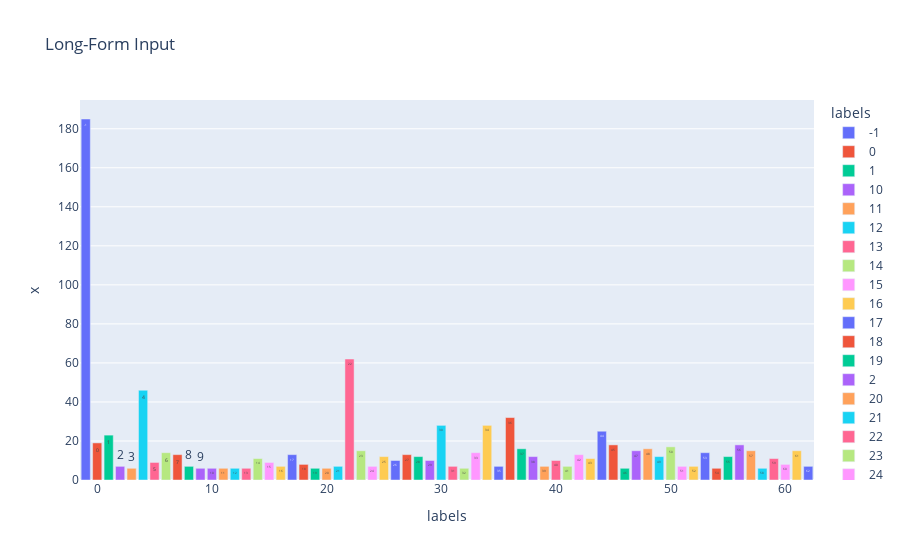

The code cell stored with this chart in its notebook:
### Code cell
result.labels = result.labels.astype(str)
top_3_words_per_topic.Topic = top_3_words_per_topic.Topic.astype(str)
results = pd.merge(result, top_3_words_per_topic, how='left', left_on="labels",right_on="Topic")
results.groupby(['labels',"top_n_words"]).count()

fig = px.bar(results.groupby(['labels',"top_n_words"]).count().reset_index(), x="labels", y="x",text="labels", color="labels",hover_name="top_n_words",title="Long-Form Input")
fig.update_layout(
     height=250)

fig.show()

### Figure 1 — Plotly figure (JSON) as saved in the notebook; plotly's stock layout.template omitted (floating-point values rounded to 4 significant figures)
{"data": [{"alignmentgroup": "True", "hovertemplate": "<b>%{hovertext}</b><br><br>labels=%{text}<br>x=%{y}<extra></extra>", "hovertext": ["ich | jahre | bild | zum | als"], "legendgroup": "-1", "marker": {"color": "#636efa"}, "name": "-1", "offsetgroup": "-1", "orientation": "v", "showlegend": true, "text": ["-1"], "textposition": "auto", "type": "bar", "x": ["-1"], "xaxis": "x", "y": [185], "yaxis": "y"}, {"alignmentgroup": "True", "hovertemplate": "<b>%{hovertext}</b><br><br>labels=%{text}<br>x=%{y}<extra></extra>", "hovertext": ["zverev | open | us | thiem | alexander"], "legendgroup": "0", "marker": {"color": "#EF553B"}, "name": "0", "offsetgroup": "0", "orientation": "v", "showlegend": true, "text": ["0"], "textposition": "auto", "type": "bar", "x": ["0"], "xaxis": "x", "y": [19], "yaxis": "y"}, {"alignmentgroup": "True", "hovertemplate": "<b>%{hovertext}</b><br><br>labels=%{text}<br>x=%{y}<extra></extra>", "hovertext": ["fahrer | verletzt | unfall | autobahn | schwer"], "legendgroup": "1", "marker": {"color": "#00cc96"}, "name": "1", "offsetgroup": "1", "orientation": "v", "showlegend": true, "text": ["1"], "textposition": "auto", "type": "bar", "x": ["1"], "xaxis": "x", "y": [23], "yaxis": "y"}, {"alignmentgroup": "True", "hovertemplate": "<b>%{hovertext}</b><br><br>labels=%{text}<br>x=%{y}<extra></extra>", "hovertext": ["stellen | lastwagenbauer | streichen | porsche | vw"], "legendgroup": "10", "marker": {"color": "#ab63fa"}, "name": "10", "offsetgroup": "10", "orientation": "v", "showlegend": true, "text": ["10"], "textposition": "auto", "type": "bar", "x": ["10"], "xaxis": "x", "y": [6], "yaxis": "y"}, {"alignmentgroup": "True", "hovertemplate": "<b>%{hovertext}</b><br><br>labels=%{text}<br>x=%{y}<extra></extra>", "hovertext": ["kämna | tour | france | de | schachmann"], "legendgroup": "11", "marker": {"color": "#FFA15A"}, "name": "11", "offsetgroup": "11", "orientation": "v", "showlegend": true, "text": ["11"], "textposition": "auto", "type": "bar", "x": ["11"], "xaxis": "x", "y": [6], "yaxis": "y"}, {"alignmentgroup": "True", "hovertemplate": "<b>%{hovertext}</b><br><br>labels=%{text}<br>x=%{y}<extra></extra>", "hovertext": ["bailey | leon | ibrahimovic | rose | jamaika"], "legendgroup": "12", "marker": {"color": "#19d3f3"}, "name": "12", "offsetgroup": "12", "orientation": "v", "showlegend": true, "text": ["12"], "textposition": "auto", "type": "bar", "x": ["12"], "xaxis": "x", "y": [6], "yaxis": "y"}, {"alignmentgroup": "True", "hovertemplate": "<b>%{hovertext}</b><br><br>labels=%{text}<br>x=%{y}<extra></extra>", "hovertext": ["kalifornien | brände | waldbrände | flammen | smog"], "legendgroup": "13", "marker": {"color": "#FF6692"}, "name": "13", "offsetgroup": "13", "orientation": "v", "showlegend": true, "text": ["13"], "textposition": "auto", "type": "bar", "x": ["13"], "xaxis": "x", "y": [6], "yaxis": "y"}, {"alignmentgroup": "True", "hovertemplate": "<b>%{hovertext}</b><br><br>labels=%{text}<br>x=%{y}<extra></extra>", "hovertext": ["vettel | aston | martin | formel | sebastian"], "legendgroup": "14", "marker": {"color": "#B6E880"}, "name": "14", "offsetgroup": "14", "orientation": "v", "showlegend": true, "text": ["14"], "textposition": "auto", "type": "bar", "x": ["14"], "xaxis": "x", "y": [11], "yaxis": "y"}, {"alignmentgroup": "True", "hovertemplate": "<b>%{hovertext}</b><br><br>labels=%{text}<br>x=%{y}<extra></extra>", "hovertext": ["ferrari | rennen | formel | rossi | mick"], "legendgroup": "15", "marker": {"color": "#FF97FF"}, "name": "15", "offsetgroup": "15", "orientation": "v", "showlegend": true, "text": ["15"], "textposition": "auto", "type": "bar", "x": ["15"], "xaxis": "x", "y": [9], "yaxis": "y"}, {"alignmentgroup": "True", "hovertemplate": "<b>%{hovertext}</b><br><br>labels=%{text}<br>x=%{y}<extra></extra>", "hovertext": ["mugello | formel | rast | dtm | massencrash"], "legendgroup": "16", "marker": {"color": "#FECB52"}, "name": "16", "offsetgroup": "16", "orientation": "v", "showlegend": true, "text": ["16"], "textposition": "auto", "type": "bar", "x": ["16"], "xaxis": "x", "y": [7], "yaxis": "y"}, {"alignmentgroup": "True", "hovertemplate": "<b>%{hovertext}</b><br><br>labels=%{text}<br>x=%{y}<extra></extra>", "hovertext": ["schick | leverkusen | norderstedt | bosz | fortuna"], "legendgroup": "17", "marker": {"color": "#636efa"}, "name": "17", "offsetgroup": "17", "orientation": "v", "showlegend": true, "text": ["17"], "textposition": "auto", "type": "bar", "x": ["17"], "xaxis": "x", "y": [13], "yaxis": "y"}, {"alignmentgroup": "True", "hovertemplate": "<b>%{hovertext}</b><br><br>labels=%{text}<br>x=%{y}<extra></extra>", "hovertext": ["freimarkt | senat | sonntage | werft | meyer"], "legendgroup": "18", "marker": {"color": "#EF553B"}, "name": "18", "offsetgroup": "18", "orientation": "v", "showlegend": true, "text": ["18"], "textposition": "auto", "type": "bar", "x": ["18"], "xaxis": "x", "y": [8], "yaxis": "y"}, {"alignmentgroup": "True", "hovertemplate": "<b>%{hovertext}</b><br><br>labels=%{text}<br>x=%{y}<extra></extra>", "hovertext": ["herrmann | sobottka | kießling | terodde | simon"], "legendgroup": "19", "marker": {"color": "#00cc96"}, "name": "19", "offsetgroup": "19", "orientation": "v", "showlegend": true, "text": ["19"], "textposition": "auto", "type": "bar", "x": ["19"], "xaxis": "x", "y": [6], "yaxis": "y"}, {"alignmentgroup": "True", "hovertemplate": "<b>%{hovertext}</b><br><br>labels=%{text}<br>x=%{y}<extra></extra>", "hovertext": ["ernst | august | prinz | auflagen | hannover"], "legendgroup": "2", "marker": {"color": "#ab63fa"}, "name": "2", "offsetgroup": "2", "orientation": "v", "showlegend": true, "text": ["2"], "textposition": "auto", "type": "bar", "x": ["2"], "xaxis": "x", "y": [7], "yaxis": "y"}, {"alignmentgroup": "True", "hovertemplate": "<b>%{hovertext}</b><br><br>labels=%{text}<br>x=%{y}<extra></extra>", "hovertext": ["neuinfektionen | mallorca | frankreich | gesundheitsministerium | reisewarnungen"], "legendgroup": "20", "marker": {"color": "#FFA15A"}, "name": "20", "offsetgroup": "20", "orientation": "v", "showlegend": true, "text": ["20"], "textposition": "auto", "type": "bar", "x": ["20"], "xaxis": "x", "y": [6], "yaxis": "y"}, {"alignmentgroup": "True", "hovertemplate": "<b>%{hovertext}</b><br><br>labels=%{text}<br>x=%{y}<extra></extra>", "hovertext": ["amos | osaka | misses | tori | germany"], "legendgroup": "21", "marker": {"color": "#19d3f3"}, "name": "21", "offsetgroup": "21", "orientation": "v", "showlegend": true, "text": ["21"], "textposition": "auto", "type": "bar", "x": ["21"], "xaxis": "x", "y": [7], "yaxis": "y"}, {"alignmentgroup": "True", "hovertemplate": "<b>%{hovertext}</b><br><br>labels=%{text}<br>x=%{y}<extra></extra>", "hovertext": ["fc | mio | hoeneß | alaba | köln"], "legendgroup": "22", "marker": {"color": "#FF6692"}, "name": "22", "offsetgroup": "22", "orientation": "v", "showlegend": true, "text": ["22"], "textposition": "auto", "type": "bar", "x": ["22"], "xaxis": "x", "y": [62], "yaxis": "y"}, {"alignmentgroup": "True", "hovertemplate": "<b>%{hovertext}</b><br><br>labels=%{text}<br>x=%{y}<extra></extra>", "hovertext": ["bundeswehr | heckler | feldwebelin | guth | afd"], "legendgroup": "23", "marker": {"color": "#B6E880"}, "name": "23", "offsetgroup": "23", "orientation": "v", "showlegend": true, "text": ["23"], "textposition": "auto", "type": "bar", "x": ["23"], "xaxis": "x", "y": [15], "yaxis": "y"}, {"alignmentgroup": "True", "hovertemplate": "<b>%{hovertext}</b><br><br>labels=%{text}<br>x=%{y}<extra></extra>", "hovertext": ["urlaub | reisen | kann | risikogebiet | herbsturlaub"], "legendgroup": "24", "marker": {"color": "#FF97FF"}, "name": "24", "offsetgroup": "24", "orientation": "v", "showlegend": true, "text": ["24"], "textposition": "auto", "type": "bar", "x": ["24"], "xaxis": "x", "y": [7], "yaxis": "y"}, {"alignmentgroup": "True", "hovertemplate": "<b>%{hovertext}</b><br><br>labels=%{text}<br>x=%{y}<extra></extra>", "hovertext": ["pfanne | pfeiffer | salat | hab | ich"], "legendgroup": "25", "marker": {"color": "#FECB52"}, "name": "25", "offsetgroup": "25", "orientation": "v", "showlegend": true, "text": ["25"], "textposition": "auto", "type": "bar", "x": ["25"], "xaxis": "x", "y": [12], "yaxis": "y"}, {"alignmentgroup": "True", "hovertemplate": "<b>%{hovertext}</b><br><br>labels=%{text}<br>x=%{y}<extra></extra>", "hovertext": ["hunde | lotta | hündin | verwahrloste | supermarkt"], "legendgroup": "26", "marker": {"color": "#636efa"}, "name": "26", "offsetgroup": "26", "orientation": "v", "showlegend": true, "text": ["26"], "textposition": "auto", "type": "bar", "x": ["26"], "xaxis": "x", "y": [10], "yaxis": "y"}, {"alignmentgroup": "True", "hovertemplate": "<b>%{hovertext}</b><br><br>labels=%{text}<br>x=%{y}<extra></extra>", "hovertext": ["fifa | dost | silva | sancho | ratings"], "legendgroup": "27", "marker": {"color": "#EF553B"}, "name": "27", "offsetgroup": "27", "orientation": "v", "showlegend": true, "text": ["27"], "textposition": "auto", "type": "bar", "x": ["27"], "xaxis": "x", "y": [13], "yaxis": "y"}, {"alignmentgroup": "True", "hovertemplate": "<b>%{hovertext}</b><br><br>labels=%{text}<br>x=%{y}<extra></extra>", "hovertext": ["laubsauger | kind | oder | gibt | tun"], "legendgroup": "28", "marker": {"color": "#00cc96"}, "name": "28", "offsetgroup": "28", "orientation": "v", "showlegend": true, "text": ["28"], "textposition": "auto", "type": "bar", "x": ["28"], "xaxis": "x", "y": [12], "yaxis": "y"}, {"alignmentgroup": "True", "hovertemplate": "<b>%{hovertext}</b><br><br>labels=%{text}<br>x=%{y}<extra></extra>", "hovertext": ["fans | zuschauer | erlaubt | dürfen | stehplätze"], "legendgroup": "29", "marker": {"color": "#ab63fa"}, "name": "29", "offsetgroup": "29", "orientation": "v", "showlegend": true, "text": ["29"], "textposition": "auto", "type": "bar", "x": ["29"], "xaxis": "x", "y": [10], "yaxis": "y"}, {"alignmentgroup": "True", "hovertemplate": "<b>%{hovertext}</b><br><br>labels=%{text}<br>x=%{y}<extra></extra>", "hovertext": ["wahl | laschet | winkmann | merz | kossiski"], "legendgroup": "3", "marker": {"color": "#FFA15A"}, "name": "3", "offsetgroup": "3", "orientation": "v", "showlegend": true, "text": ["3"], "textposition": "auto", "type": "bar", "x": ["3"], "xaxis": "x", "y": [6], "yaxis": "y"}, {"alignmentgroup": "True", "hovertemplate": "<b>%{hovertext}</b><br><br>labels=%{text}<br>x=%{y}<extra></extra>", "hovertext": ["studie | corona | milliarden | geld | streeck"], "legendgroup": "30", "marker": {"color": "#19d3f3"}, "name": "30", "offsetgroup": "30", "orientation": "v", "showlegend": true, "text": ["30"], "textposition": "auto", "type": "bar", "x": ["30"], "xaxis": "x", "y": [28], "yaxis": "y"}, {"alignmentgroup": "True", "hovertemplate": "<b>%{hovertext}</b><br><br>labels=%{text}<br>x=%{y}<extra></extra>", "hovertext": ["schweinepest | brandenburg | schweinefleisch | china | afrikanische"], "legendgroup": "31", "marker": {"color": "#FF6692"}, "name": "31", "offsetgroup": "31", "orientation": "v", "showlegend": true, "text": ["31"], "textposition": "auto", "type": "bar", "x": ["31"], "xaxis": "x", "y": [7], "yaxis": "y"}, {"alignmentgroup": "True", "hovertemplate": "<b>%{hovertext}</b><br><br>labels=%{text}<br>x=%{y}<extra></extra>", "hovertext": ["brünker | jänicke | civa | sirch | lok"], "legendgroup": "32", "marker": {"color": "#B6E880"}, "name": "32", "offsetgroup": "32", "orientation": "v", "showlegend": true, "text": ["32"], "textposition": "auto", "type": "bar", "x": ["32"], "xaxis": "x", "y": [6], "yaxis": "y"}, {"alignmentgroup": "True", "hovertemplate": "<b>%{hovertext}</b><br><br>labels=%{text}<br>x=%{y}<extra></extra>", "hovertext": ["nagelsmann | eberwein | klauß | schuhen | bartels"], "legendgroup": "33", "marker": {"color": "#FF97FF"}, "name": "33", "offsetgroup": "33", "orientation": "v", "showlegend": true, "text": ["33"], "textposition": "auto", "type": "bar", "x": ["33"], "xaxis": "x", "y": [14], "yaxis": "y"}, {"alignmentgroup": "True", "hovertemplate": "<b>%{hovertext}</b><br><br>labels=%{text}<br>x=%{y}<extra></extra>", "hovertext": ["prozess | metzelder | mutter | soll | wegen"], "legendgroup": "34", "marker": {"color": "#FECB52"}, "name": "34", "offsetgroup": "34", "orientation": "v", "showlegend": true, "text": ["34"], "textposition": "auto", "type": "bar", "x": ["34"], "xaxis": "x", "y": [28], "yaxis": "y"}, {"alignmentgroup": "True", "hovertemplate": "<b>%{hovertext}</b><br><br>labels=%{text}<br>x=%{y}<extra></extra>", "hovertext": ["uniklinik | hacker | hackerangriff | tiktok | microsoft"], "legendgroup": "35", "marker": {"color": "#636efa"}, "name": "35", "offsetgroup": "35", "orientation": "v", "showlegend": true, "text": ["35"], "textposition": "auto", "type": "bar", "x": ["35"], "xaxis": "x", "y": [7], "yaxis": "y"}, {"alignmentgroup": "True", "hovertemplate": "<b>%{hovertext}</b><br><br>labels=%{text}<br>x=%{y}<extra></extra>", "hovertext": ["pokal | ulm | runde | aue | führung"], "legendgroup": "36", "marker": {"color": "#EF553B"}, "name": "36", "offsetgroup": "36", "orientation": "v", "showlegend": true, "text": ["36"], "textposition": "auto", "type": "bar", "x": ["36"], "xaxis": "x", "y": [32], "yaxis": "y"}, {"alignmentgroup": "True", "hovertemplate": "<b>%{hovertext}</b><br><br>labels=%{text}<br>x=%{y}<extra></extra>", "hovertext": ["hsv | leistner | dynamo | dresden | zuschauer"], "legendgroup": "37", "marker": {"color": "#00cc96"}, "name": "37", "offsetgroup": "37", "orientation": "v", "showlegend": true, "text": ["37"], "textposition": "auto", "type": "bar", "x": ["37"], "xaxis": "x", "y": [16], "yaxis": "y"}, {"alignmentgroup": "True", "hovertemplate": "<b>%{hovertext}</b><br><br>labels=%{text}<br>x=%{y}<extra></extra>", "hovertext": ["chemie | fc | arambasic | stpauli | nietfeld"], "legendgroup": "38", "marker": {"color": "#ab63fa"}, "name": "38", "offsetgroup": "38", "orientation": "v", "showlegend": true, "text": ["38"], "textposition": "auto", "type": "bar", "x": ["38"], "xaxis": "x", "y": [12], "yaxis": "y"}, {"alignmentgroup": "True", "hovertemplate": "<b>%{hovertext}</b><br><br>labels=%{text}<br>x=%{y}<extra></extra>", "hovertext": ["zebrastreifen | radfahrer | bkä | schufa | straßenstrich"], "legendgroup": "39", "marker": {"color": "#FFA15A"}, "name": "39", "offsetgroup": "39", "orientation": "v", "showlegend": true, "text": ["39"], "textposition": "auto", "type": "bar", "x": ["39"], "xaxis": "x", "y": [7], "yaxis": "y"}, {"alignmentgroup": "True", "hovertemplate": "<b>%{hovertext}</b><br><br>labels=%{text}<br>x=%{y}<extra></extra>", "hovertext": ["nawalny | trump | politik | nord | stream"], "legendgroup": "4", "marker": {"color": "#19d3f3"}, "name": "4", "offsetgroup": "4", "orientation": "v", "showlegend": true, "text": ["4"], "textposition": "auto", "type": "bar", "x": ["4"], "xaxis": "x", "y": [46], "yaxis": "y"}, {"alignmentgroup": "True", "hovertemplate": "<b>%{hovertext}</b><br><br>labels=%{text}<br>x=%{y}<extra></extra>", "hovertext": ["lehrer | schüler | getestet | quarantäne | positiv"], "legendgroup": "40", "marker": {"color": "#FF6692"}, "name": "40", "offsetgroup": "40", "orientation": "v", "showlegend": true, "text": ["40"], "textposition": "auto", "type": "bar", "x": ["40"], "xaxis": "x", "y": [10], "yaxis": "y"}, {"alignmentgroup": "True", "hovertemplate": "<b>%{hovertext}</b><br><br>labels=%{text}<br>x=%{y}<extra></extra>", "hovertext": ["würzburg | wien | rosenheim | österreich | städte"], "legendgroup": "41", "marker": {"color": "#B6E880"}, "name": "41", "offsetgroup": "41", "orientation": "v", "showlegend": true, "text": ["41"], "textposition": "auto", "type": "bar", "x": ["41"], "xaxis": "x", "y": [7], "yaxis": "y"}, {"alignmentgroup": "True", "hovertemplate": "<b>%{hovertext}</b><br><br>labels=%{text}<br>x=%{y}<extra></extra>", "hovertext": ["hans | saarlandsaarbrücken | basel | zug | geheimnisse"], "legendgroup": "42", "marker": {"color": "#FF97FF"}, "name": "42", "offsetgroup": "42", "orientation": "v", "showlegend": true, "text": ["42"], "textposition": "auto", "type": "bar", "x": ["42"], "xaxis": "x", "y": [13], "yaxis": "y"}, {"alignmentgroup": "True", "hovertemplate": "<b>%{hovertext}</b><br><br>labels=%{text}<br>x=%{y}<extra></extra>", "hovertext": ["stadt | anger | eilantrag | schüler | straftaten"], "legendgroup": "43", "marker": {"color": "#FECB52"}, "name": "43", "offsetgroup": "43", "orientation": "v", "showlegend": true, "text": ["43"], "textposition": "auto", "type": "bar", "x": ["43"], "xaxis": "x", "y": [11], "yaxis": "y"}, {"alignmentgroup": "True", "hovertemplate": "<b>%{hovertext}</b><br><br>labels=%{text}<br>x=%{y}<extra></extra>", "hovertext": ["leipzig | demo | teilnehmer | demonstration | bachmann"], "legendgroup": "44", "marker": {"color": "#636efa"}, "name": "44", "offsetgroup": "44", "orientation": "v", "showlegend": true, "text": ["44"], "textposition": "auto", "type": "bar", "x": ["44"], "xaxis": "x", "y": [25], "yaxis": "y"}, {"alignmentgroup": "True", "hovertemplate": "<b>%{hovertext}</b><br><br>labels=%{text}<br>x=%{y}<extra></extra>", "hovertext": ["bremen | pokal | werner | jena | kunert"], "legendgroup": "45", "marker": {"color": "#EF553B"}, "name": "45", "offsetgroup": "45", "orientation": "v", "showlegend": true, "text": ["45"], "textposition": "auto", "type": "bar", "x": ["45"], "xaxis": "x", "y": [18], "yaxis": "y"}, {"alignmentgroup": "True", "hovertemplate": "<b>%{hovertext}</b><br><br>labels=%{text}<br>x=%{y}<extra></extra>", "hovertext": ["habens | holz | neuseeland | wanderschaft | varel"], "legendgroup": "46", "marker": {"color": "#00cc96"}, "name": "46", "offsetgroup": "46", "orientation": "v", "showlegend": true, "text": ["46"], "textposition": "auto", "type": "bar", "x": ["46"], "xaxis": "x", "y": [6], "yaxis": "y"}, {"alignmentgroup": "True", "hovertemplate": "<b>%{hovertext}</b><br><br>labels=%{text}<br>x=%{y}<extra></extra>", "hovertext": ["köfer | herrmann | lagerfeld | krebs | högel"], "legendgroup": "47", "marker": {"color": "#ab63fa"}, "name": "47", "offsetgroup": "47", "orientation": "v", "showlegend": true, "text": ["47"], "textposition": "auto", "type": "bar", "x": ["47"], "xaxis": "x", "y": [15], "yaxis": "y"}, {"alignmentgroup": "True", "hovertemplate": "<b>%{hovertext}</b><br><br>labels=%{text}<br>x=%{y}<extra></extra>", "hovertext": ["mann | polizei | marihuana | nrw | drogen"], "legendgroup": "48", "marker": {"color": "#FFA15A"}, "name": "48", "offsetgroup": "48", "orientation": "v", "showlegend": true, "text": ["48"], "textposition": "auto", "type": "bar", "x": ["48"], "xaxis": "x", "y": [16], "yaxis": "y"}, {"alignmentgroup": "True", "hovertemplate": "<b>%{hovertext}</b><br><br>labels=%{text}<br>x=%{y}<extra></extra>", "hovertext": ["celle | polizei | kinder | juwelier | teenager"], "legendgroup": "49", "marker": {"color": "#19d3f3"}, "name": "49", "offsetgroup": "49", "orientation": "v", "showlegend": true, "text": ["49"], "textposition": "auto", "type": "bar", "x": ["49"], "xaxis": "x", "y": [12], "yaxis": "y"}, {"alignmentgroup": "True", "hovertemplate": "<b>%{hovertext}</b><br><br>labels=%{text}<br>x=%{y}<extra></extra>", "hovertext": ["seehofer | moria | merkel | flüchtlinge | aufnehmen"], "legendgroup": "5", "marker": {"color": "#FF6692"}, "name": "5", "offsetgroup": "5", "orientation": "v", "showlegend": true, "text": ["5"], "textposition": "auto", "type": "bar", "x": ["5"], "xaxis": "x", "y": [9], "yaxis": "y"}, {"alignmentgroup": "True", "hovertemplate": "<b>%{hovertext}</b><br><br>labels=%{text}<br>x=%{y}<extra></extra>", "hovertext": ["sachsenbrücke | feuer | polizei | geborgen | lehrerin"], "legendgroup": "50", "marker": {"color": "#B6E880"}, "name": "50", "offsetgroup": "50", "orientation": "v", "showlegend": true, "text": ["50"], "textposition": "auto", "type": "bar", "x": ["50"], "xaxis": "x", "y": [17], "yaxis": "y"}, {"alignmentgroup": "True", "hovertemplate": "<b>%{hovertext}</b><br><br>labels=%{text}<br>x=%{y}<extra></extra>", "hovertext": ["pollersbeck | leibold | hsv | lyon | hunt"], "legendgroup": "51", "marker": {"color": "#FF97FF"}, "name": "51", "offsetgroup": "51", "orientation": "v", "showlegend": true, "text": ["51"], "textposition": "auto", "type": "bar", "x": ["51"], "xaxis": "x", "y": [7], "yaxis": "y"}, {"alignmentgroup": "True", "hovertemplate": "<b>%{hovertext}</b><br><br>labels=%{text}<br>x=%{y}<extra></extra>", "hovertext": ["fehlt | sosa | stopft | hübner | osako"], "legendgroup": "52", "marker": {"color": "#FECB52"}, "name": "52", "offsetgroup": "52", "orientation": "v", "showlegend": true, "text": ["52"], "textposition": "auto", "type": "bar", "x": ["52"], "xaxis": "x", "y": [7], "yaxis": "y"}, {"alignmentgroup": "True", "hovertemplate": "<b>%{hovertext}</b><br><br>labels=%{text}<br>x=%{y}<extra></extra>", "hovertext": ["kocak | würzburg | hannover | kenan | magath"], "legendgroup": "53", "marker": {"color": "#636efa"}, "name": "53", "offsetgroup": "53", "orientation": "v", "showlegend": true, "text": ["53"], "textposition": "auto", "type": "bar", "x": ["53"], "xaxis": "x", "y": [14], "yaxis": "y"}, {"alignmentgroup": "True", "hovertemplate": "<b>%{hovertext}</b><br><br>labels=%{text}<br>x=%{y}<extra></extra>", "hovertext": ["tot | marx | hibbert | bell | joy"], "legendgroup": "54", "marker": {"color": "#EF553B"}, "name": "54", "offsetgroup": "54", "orientation": "v", "showlegend": true, "text": ["54"], "textposition": "auto", "type": "bar", "x": ["54"], "xaxis": "x", "y": [6], "yaxis": "y"}, {"alignmentgroup": "True", "hovertemplate": "<b>%{hovertext}</b><br><br>labels=%{text}<br>x=%{y}<extra></extra>", "hovertext": ["franzi | penno | triathlon | wupper | kilometer"], "legendgroup": "55", "marker": {"color": "#00cc96"}, "name": "55", "offsetgroup": "55", "orientation": "v", "showlegend": true, "text": ["55"], "textposition": "auto", "type": "bar", "x": ["55"], "xaxis": "x", "y": [12], "yaxis": "y"}, {"alignmentgroup": "True", "hovertemplate": "<b>%{hovertext}</b><br><br>labels=%{text}<br>x=%{y}<extra></extra>", "hovertext": ["amazon | series | playboy | wiesn | prime"], "legendgroup": "56", "marker": {"color": "#ab63fa"}, "name": "56", "offsetgroup": "56", "orientation": "v", "showlegend": true, "text": ["56"], "textposition": "auto", "type": "bar", "x": ["56"], "xaxis": "x", "y": [18], "yaxis": "y"}, {"alignmentgroup": "True", "hovertemplate": "<b>%{hovertext}</b><br><br>labels=%{text}<br>x=%{y}<extra></extra>", "hovertext": ["entdeckt | wasser | krokodil | wendt | isar"], "legendgroup": "57", "marker": {"color": "#FFA15A"}, "name": "57", "offsetgroup": "57", "orientation": "v", "showlegend": true, "text": ["57"], "textposition": "auto", "type": "bar", "x": ["57"], "xaxis": "x", "y": [15], "yaxis": "y"}, {"alignmentgroup": "True", "hovertemplate": "<b>%{hovertext}</b><br><br>labels=%{text}<br>x=%{y}<extra></extra>", "hovertext": ["müll | minsener | oog | vogelinsel | notrufsäulen"], "legendgroup": "58", "marker": {"color": "#19d3f3"}, "name": "58", "offsetgroup": "58", "orientation": "v", "showlegend": true, "text": ["58"], "textposition": "auto", "type": "bar", "x": ["58"], "xaxis": "x", "y": [6], "yaxis": "y"}, {"alignmentgroup": "True", "hovertemplate": "<b>%{hovertext}</b><br><br>labels=%{text}<br>x=%{y}<extra></extra>", "hovertext": ["henssler | show | mangold | famemaker | engel"], "legendgroup": "59", "marker": {"color": "#FF6692"}, "name": "59", "offsetgroup": "59", "orientation": "v", "showlegend": true, "text": ["59"], "textposition": "auto", "type": "bar", "x": ["59"], "xaxis": "x", "y": [11], "yaxis": "y"}, {"alignmentgroup": "True", "hovertemplate": "<b>%{hovertext}</b><br><br>labels=%{text}<br>x=%{y}<extra></extra>", "hovertext": ["moria | lesbos | migranten | lager | flüchtlingslager"], "legendgroup": "6", "marker": {"color": "#B6E880"}, "name": "6", "offsetgroup": "6", "orientation": "v", "showlegend": true, "text": ["6"], "textposition": "auto", "type": "bar", "x": ["6"], "xaxis": "x", "y": [14], "yaxis": "y"}, {"alignmentgroup": "True", "hovertemplate": "<b>%{hovertext}</b><br><br>labels=%{text}<br>x=%{y}<extra></extra>", "hovertext": ["rigg | airbnb | katie | diana | ihrer"], "legendgroup": "60", "marker": {"color": "#FF97FF"}, "name": "60", "offsetgroup": "60", "orientation": "v", "showlegend": true, "text": ["60"], "textposition": "auto", "type": "bar", "x": ["60"], "xaxis": "x", "y": [8], "yaxis": "y"}, {"alignmentgroup": "True", "hovertemplate": "<b>%{hovertext}</b><br><br>labels=%{text}<br>x=%{y}<extra></extra>", "hovertext": ["love | island | henrik | aurelia | sex"], "legendgroup": "61", "marker": {"color": "#FECB52"}, "name": "61", "offsetgroup": "61", "orientation": "v", "showlegend": true, "text": ["61"], "textposition": "auto", "type": "bar", "x": ["61"], "xaxis": "x", "y": [15], "yaxis": "y"}, {"alignmentgroup": "True", "hovertemplate": "<b>%{hovertext}</b><br><br>labels=%{text}<br>x=%{y}<extra></extra>", "hovertext": ["heidi | pietro | lombardi | zeigt | elena"], "legendgroup": "62", "marker": {"color": "#636efa"}, "name": "62", "offsetgroup": "62", "orientation": "v", "showlegend": true, "text": ["62"], "textposition": "auto", "type": "bar", "x": ["62"], "xaxis": "x", "y": [7], "yaxis": "y"}, {"alignmentgroup": "True", "hovertemplate": "<b>%{hovertext}</b><br><br>labels=%{text}<br>x=%{y}<extra></extra>", "hovertext": ["larduet | brady | nfl | american | football"], "legendgroup": "7", "marker": {"color": "#EF553B"}, "name": "7", "offsetgroup": "7", "orientation": "v", "showlegend": true, "text": ["7"], "textposition": "auto", "type": "bar", "x": ["7"], "xaxis": "x", "y": [13], "yaxis": "y"}, {"alignmentgroup": "True", "hovertemplate": "<b>%{hovertext}</b><br><br>labels=%{text}<br>x=%{y}<extra></extra>", "hovertext": ["hinkel | clubkeller | ryanair | larduet | schließt"], "legendgroup": "8", "marker": {"color": "#00cc96"}, "name": "8", "offsetgroup": "8", "orientation": "v", "showlegend": true, "text": ["8"], "textposition": "auto", "type": "bar", "x": ["8"], "xaxis": "x", "y": [7], "yaxis": "y"}, {"alignmentgroup": "True", "hovertemplate": "<b>%{hovertext}</b><br><br>labels=%{text}<br>x=%{y}<extra></extra>", "hovertext": ["musk | elon | fox | mars | panther"], "legendgroup": "9", "marker": {"color": "#ab63fa"}, "name": "9", "offsetgroup": "9", "orientation": "v", "showlegend": true, "text": ["9"], "textposition": "auto", "type": "bar", "x": ["9"], "xaxis": "x", "y": [6], "yaxis": "y"}], "layout": {"autosize": true, "barmode": "relative", "legend": {"title": {"text": "labels"}, "tracegroupgap": 0}, "title": {"text": "Long-Form Input"}, "xaxis": {"anchor": "y", "autorange": true, "categoryarray": ["-1", "0", "1", "10", "11", "12", "13", "14", "15", "16", "17", "18", "19", "2", "20", "21", "22", "23", "24", "25", "26", "27", "28", "29", "3", "30", "31", "32", "33", "34", "35", "36", "37", "38", "39", "4", "40", "41", "42", "43", "44", "45", "46", "47", "48", "49", "5", "50", "51", "52", "53", "54", "55", "56", "57", "58", "59", "6", "60", "61", "62", "7", "8", "9"], "categoryorder": "array", "domain": [0, 1], "range": [-1.5, 62.5], "title": {"text": "labels"}, "type": "linear"}, "yaxis": {"anchor": "x", "autorange": true, "domain": [0, 1], "range": [0, 194.7], "title": {"text": "x"}, "type": "linear"}}}
